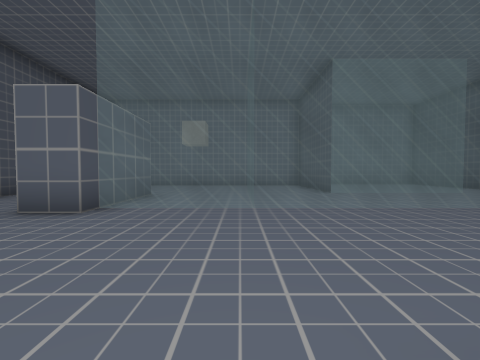
View 1 (above)

18 first-person views from a walk through a 3-D level made in the Unity game engine. The camera is 1.3 m above the floor, tilts 2° down and sees 90° across. Doors are open. The floor is counted in squares, 2 m on a side. Each view is taken from the middle of a square. On the plan, view 1 faces up. The plan holds only what a view shows up to about 9 squares ahead; the rest is blank. The place goes on beyond the plan. The player is left out. Some surface patterns are stand-ins.

View 2
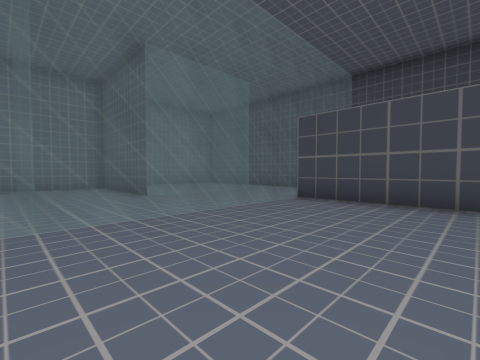

View 3
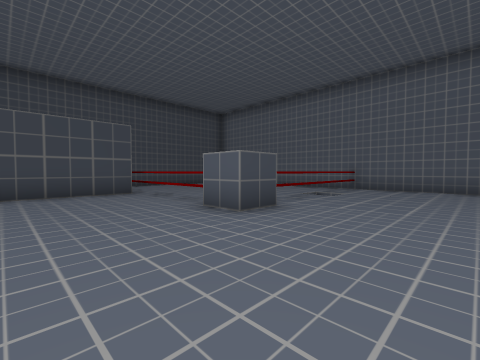

View 4
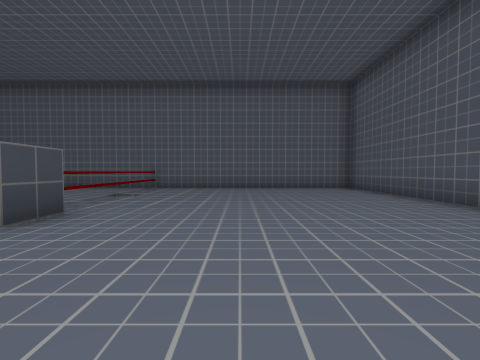

View 5
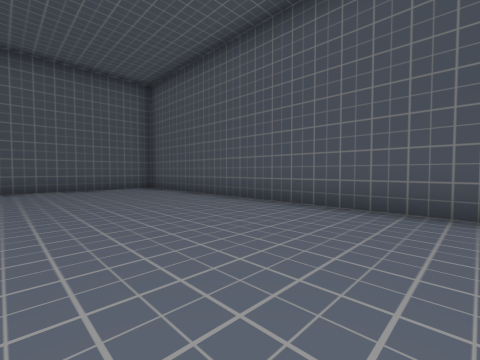

View 6
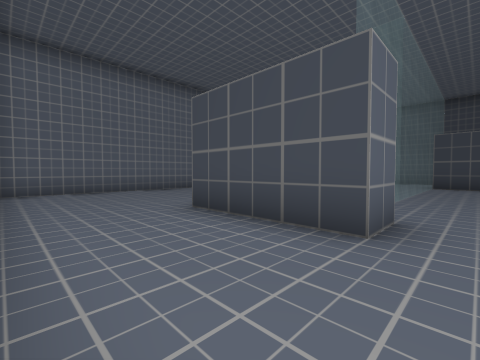

View 7
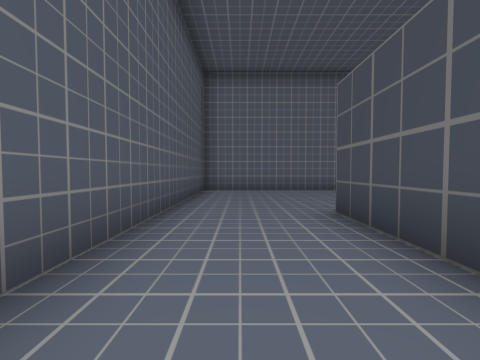

View 8
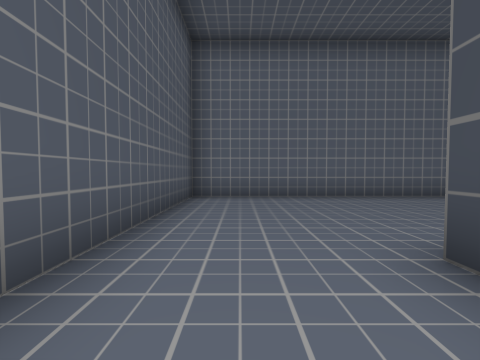

View 9
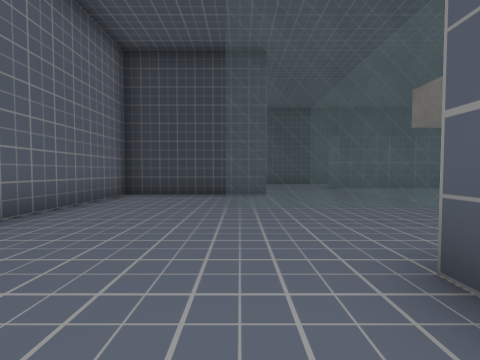

View 10
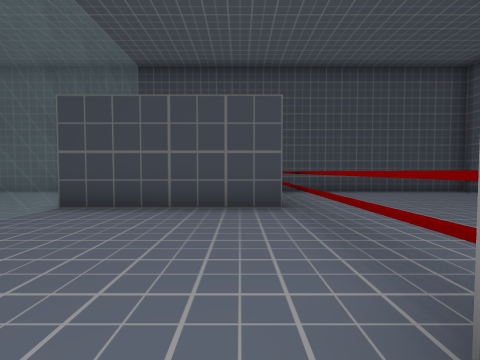

View 11
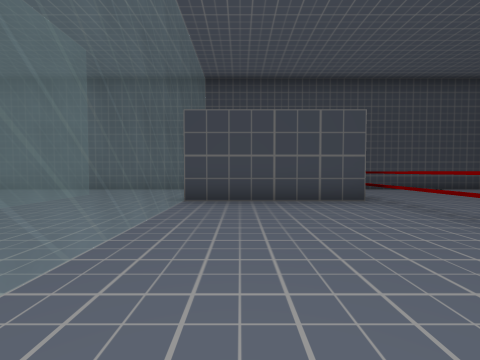

View 12
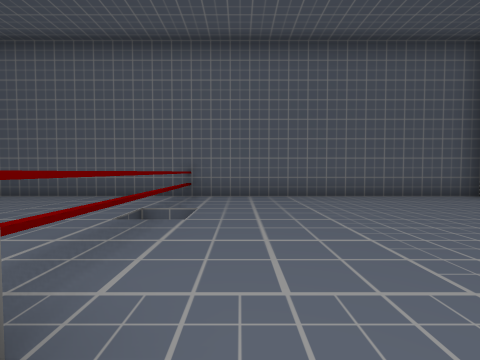

View 13
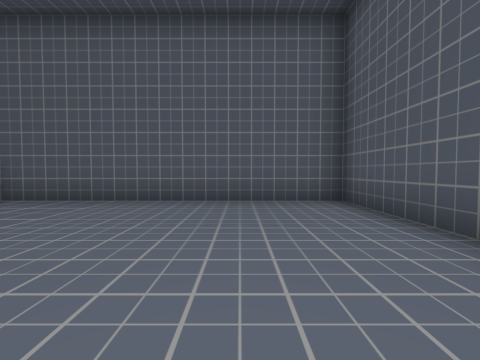

View 14
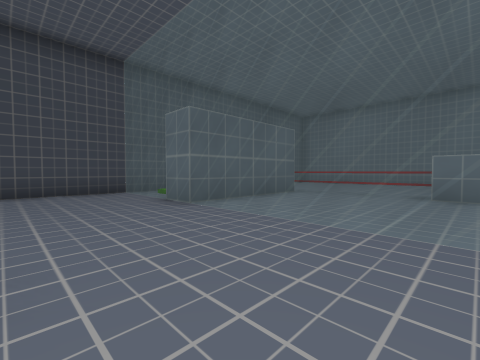

View 15
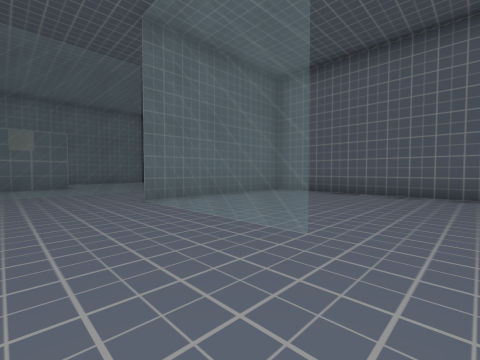

View 16
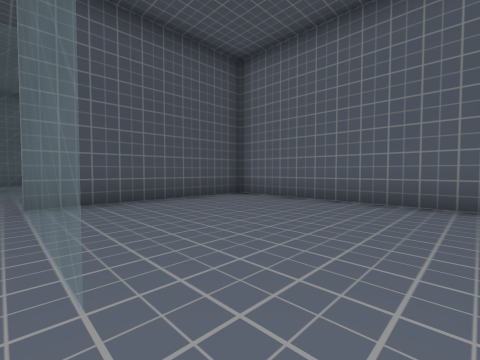

View 17
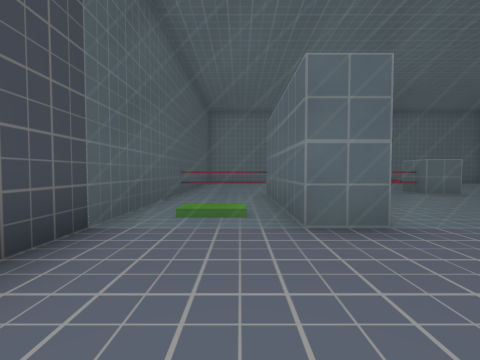

View 18
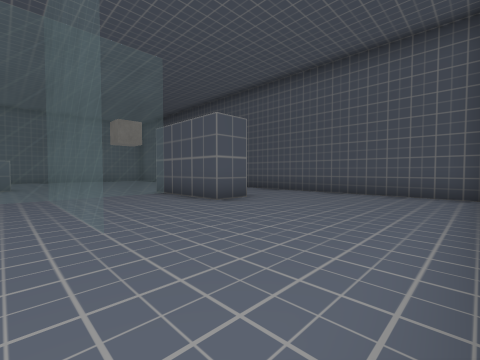

### Floor plan
Key: @ floor where view 1 was taken; # wall or solid block; . floor; = window, fence, low wall or low ledge; T thing the floor can be seen under or through; O other object.
Columns run from 7 left of view 1 to 9 right of it. Each row starts with its distance up from view 1.
 13           #######
 12 ###########.....#
 11 #.........#.....#
 10 #.........#.....#
  9 #.........#.....#
  8 #......=..=.....#
  7 #......=...===..#
  6 #...O..=........#
  5 #...O..=........#
  4 #...O==.=====O===
  3 #............O..#
  2 #............O..#
  1 #............O..#
  0 #......@OTTTTTT##
 -1 #........O......#
 -2 #......  # .....#
 -3 #......  #  ....#
 -4 #......    .....#
 -5 #......  # .....#
 -6 #......  ########
 -7 #########

Positions as (right, up) in squares from view 1, and headings:
1: (0, 0), facing up
2: (0, 1), facing up-right
3: (-2, 3), facing down-right
4: (-2, 3), facing down
5: (-2, 3), facing down-left
6: (-6, 3), facing up-right
7: (-5, 3), facing up
8: (-5, 5), facing up
9: (-4, 8), facing right
10: (1, 1), facing right
11: (0, 3), facing right
12: (0, 0), facing down
13: (-4, -1), facing down
14: (1, 7), facing down-right
15: (8, 5), facing up-left
16: (8, 7), facing up-left
17: (7, 7), facing down
18: (1, 11), facing down-left
